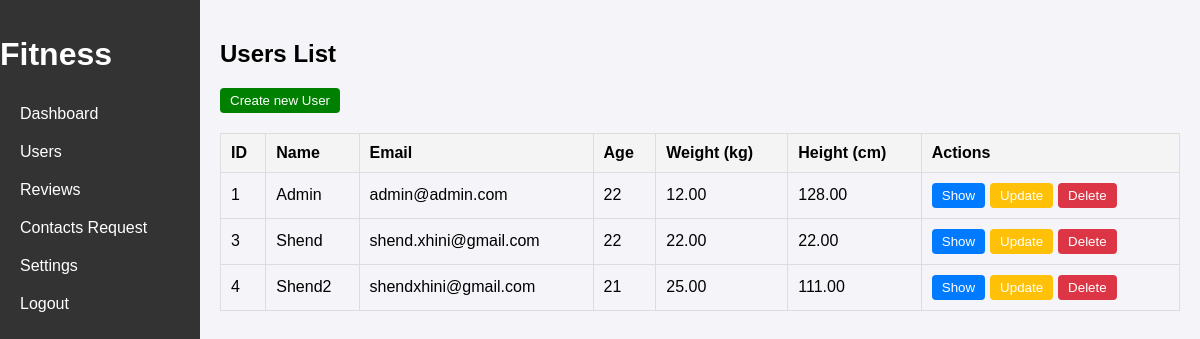
Screenshot of /login/users.php (signed in) with the database file from the repository.
### tables this page shows
CREATE TABLE `users` (
  `id` int(11) NOT NULL,
  `name` varchar(100) NOT NULL,
  `age` int(11) NOT NULL,
  `weight` decimal(5,2) NOT NULL,
  `height` decimal(5,2) NOT NULL,
  `fitness_goals` text NOT NULL,
  `email` varchar(255) NOT NULL,
  `password` varchar(255) NOT NULL,
  `date_registration` timestamp NOT NULL DEFAULT current_timestamp(),
  `role` enum('admin','user') DEFAULT 'user'
);

### login/users.php (the view, shortened to what this page needs)
<!DOCTYPE html>
<html lang="en">
<head>
</head>
<body>
    <?php
    $servername = "localhost";
    $username = "root";
    $password = "";
    $dbname = "fitness_app";
    $conn = new mysqli($servername, $username, $password, $dbname);
    $sql = "SELECT * FROM users";
    $result = $conn->query($sql);
    ?>
<?php include 'sidebar.php'?>
    <div class="content">
        <h2>Users List</h2>
		<?php if ($current_user_role === 'admin'): ?>
		<a href="create.php"><button class="create">Create new User</button></a>
		<?php else: ?>
    <p></p>
<?php endif; ?>
        <table>
            <thead>
                <tr>
                    <th>ID</th>
                    <th>Name</th>
                    <th>Email</th>
                    <th>Age</th>
                    <th>Weight (kg)</th>
                    <th>Height (cm)</th>
                    <th>Actions</th>
                </tr>
            </thead>
            <tbody>
                <?php
                if ($result->num_rows > 0) {
                    while ($row = $result->fetch_assoc()) {
                        echo "<tr>";
                        echo "<td>" . $row['id'] . "</td>";
                        echo "<td>" . htmlspecialchars($row['name']) . "</td>";
                        echo "<td>" . htmlspecialchars($row['email']) . "</td>";
                        echo "<td>" . $row['age'] . "</td>";
                        echo "<td>" . $row['weight'] . "</td>";
                        echo "<td>" . $row['height'] . "</td>";
                        echo "<td class='actions'>";
						echo "<a href='user.php?id=" . $row['id'] . "'><button class='show'>Show</button></a>";
                        echo "<a href='update.php?id=" . $row['id'] . "'><button class='update'>Update</button></a>";
                        echo "<a href='delete.php?id=" . $row['id'] . "' onclick='return confirm(\"Are you sure?\")'><button class='delete'>Delete</button></a>";
                        echo "</td>";
                        echo "</tr>";
                    }
                } else {
                    echo "<tr><td colspan='7'>No users found</td></tr>";
                }
                ?>
            </tbody>
        </table>
    </div>
</body>
</html>

### login/users.php (style rules this page uses)
body { font-family: Arial, sans-serif; background-color: #f4f4f9; margin: 0; padding: 0; display: flex; }
.content { margin-left: 200px; padding: 20px; flex-grow: 1; }
table { width: 100%; border-collapse: collapse; margin-top: 20px; }
table, th, td { border: 1px solid #ddd; }
th, td { padding: 10px; text-align: left; }
th { background-color: #f4f4f4; }
.actions button { padding: 5px 10px; margin-right: 5px; border: none; border-radius: 4px; cursor: pointer; }
.actions .show { background-color: #007bff; color: white; }
.actions .update { background-color: #ffc107; color: white; }
.actions .delete { background-color: #dc3545; color: white; }
.create { background-color: green; color: white; padding: 5px 10px; margin-right: 5px; border: none; border-radius: 4px; cursor: pointer; }

### rows the page displays
users: id "1", name "Admin", email "admin@admin.com", age "22", weight "12.00", height "128.00"
users: id "3", name "Shend", email "shend.xhini@gmail.com", age "22", weight "22.00", height "22.00"
users: id "4", name "Shend2", email "shendxhini@gmail.com", age "21", weight "25.00", height "111.00"
